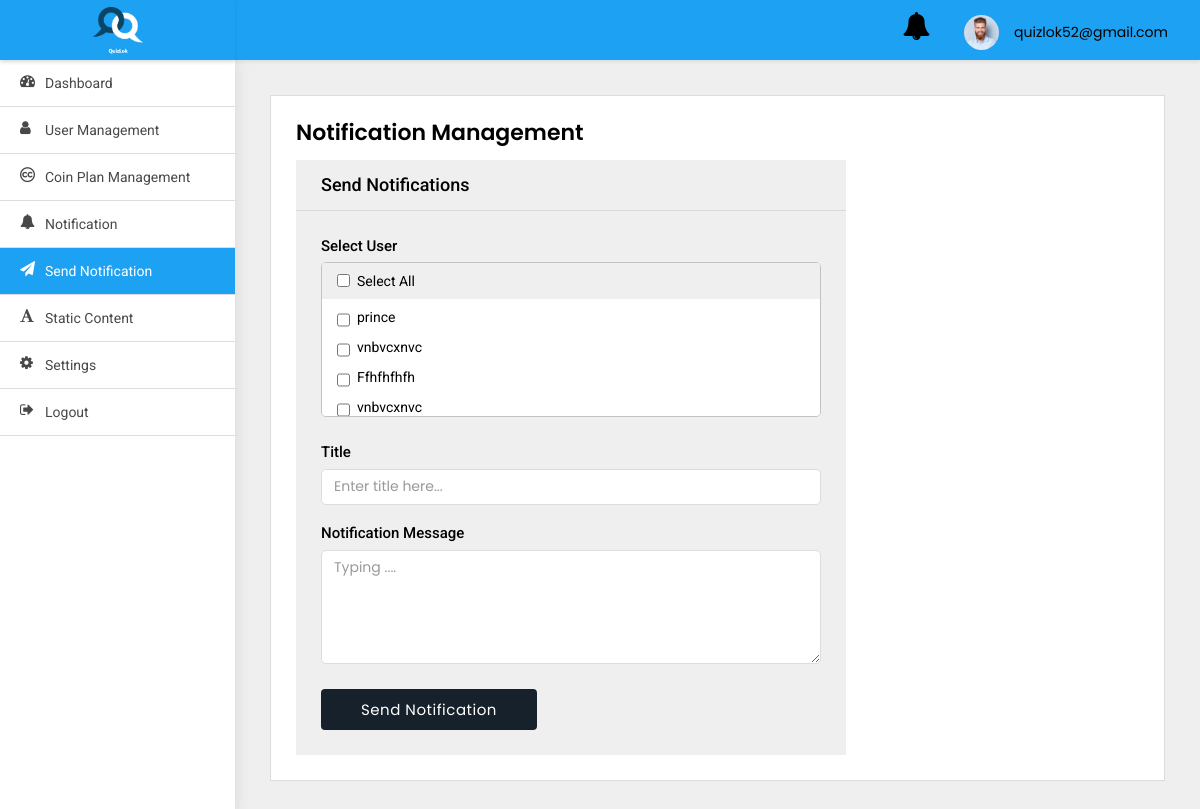
The app's page /adminpanel/send-notification/ (signed in), older data.
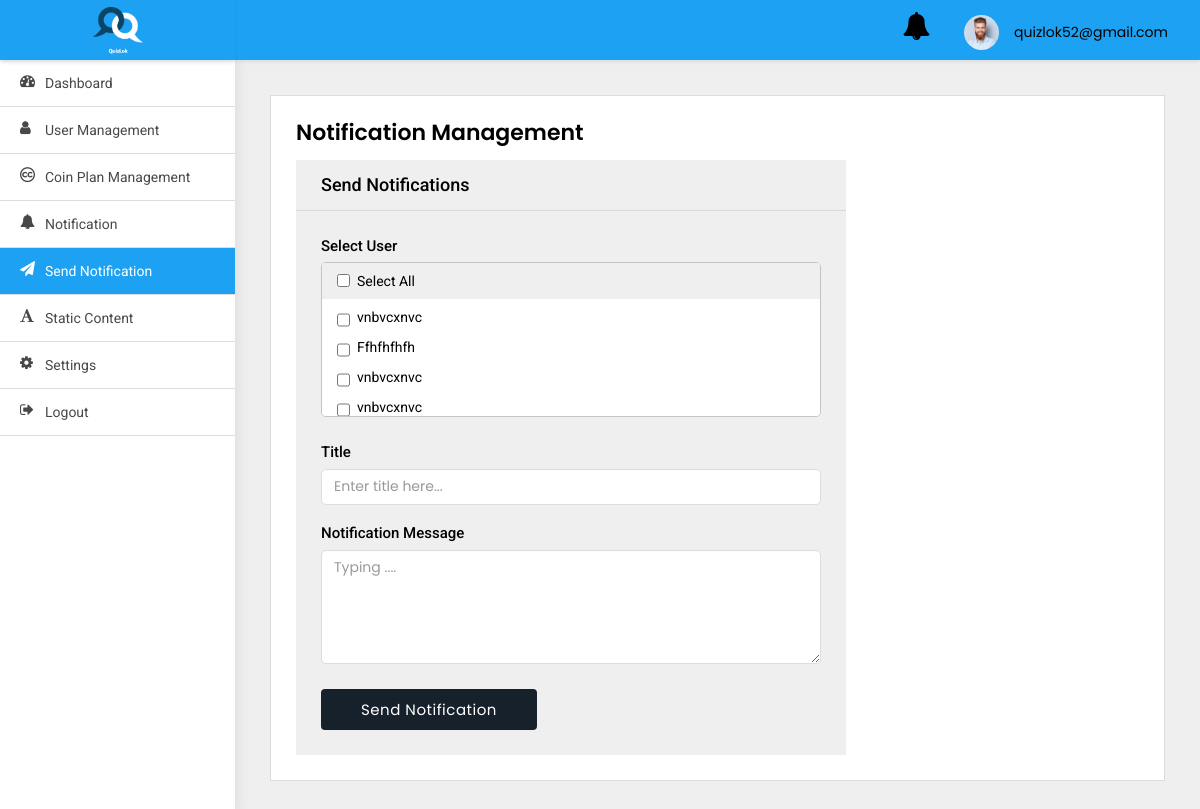
The same page, newer data.
### src/models.py (models this page shows)
class AppUser(models.Model):
    username = models.CharField(default='first name', max_length=100)
    country_code = models.CharField(default='+91', max_length=10)
    phone_number = models.CharField(default='', max_length=13)
    password = models.CharField(default='123456', max_length=100)
    profile_pic = models.ImageField(default='default_profile.png', null=True, blank=True)
    device_token = models.CharField(default='', max_length=2000)
    created_at = models.DateTimeField(auto_now_add=True)

### adminpanel/views.py (the view, shortened to what this page needs)
# urls.py: path('send-notification/', SendNotification.as_view(),
class SendNotification(LoginRequiredMixin, View):
    model = UserNotification
    form_class = UserNotificationForm
    login_url = 'adminpanel:login'
    def get(self, request, *args, **kwargs):
        users = AppUser.objects.all()
        context = {
            "users": users
        }
        return render(self.request, 'send-notification.html', context)

### adminpanel/templates/send-notification.html (shortened to what this page needs)
{% extends 'base.html' %}
{% block body %}
<div class="WrapperArea">
    <div class="WrapperBox">
        <div class="Small-Wrapper">
            <h4 class="Title">Notification Management</h4>
            <div class="NotificationArea">
                <div class="NotificationForm">
                    <h4>Send Notifications</h4>
                    <form method="post">
                        <div class="form-group">
                            <label>Select User</label>
                            <ul class="Multiple" id="table">
                                <li><label><input type="checkbox" id="selectAll" class="main">Select All</label></li>
                                {% for user in users %}
                                <li><label><input class="checkbox" type="checkbox" name="to" id="checkbox"
                                                  value="{{user.id}}">{{user.username}}</label>
                                </li>
                                {% endfor %}
                            </ul>
                        </div>
                        <div class="form-group">
                            <label>Title</label>
                            <input type="text" class="form-control desc" id="title" name="title" placeholder="Enter title here...">
                            <br>
                            <label>Notification Message</label>
                            <textarea rows="5" class="form-control desc" placeholder="Typing ...."
                                      id="message" name="body"></textarea>
                        </div>
                        <button id="send" class="btn btn-info" onclick="bulkNotification()"><span id="send_btn">Send Notification</span>
                        </button>
                    </form>
                </div>
            </div>
        </div>
    </div>
</div>
{% endblock body %}

Row changes from the older to the newer data that the page shows:
removed AppUser: username "prince"
now on this page (row unchanged): AppUser: username "vnbvcxnvc"
